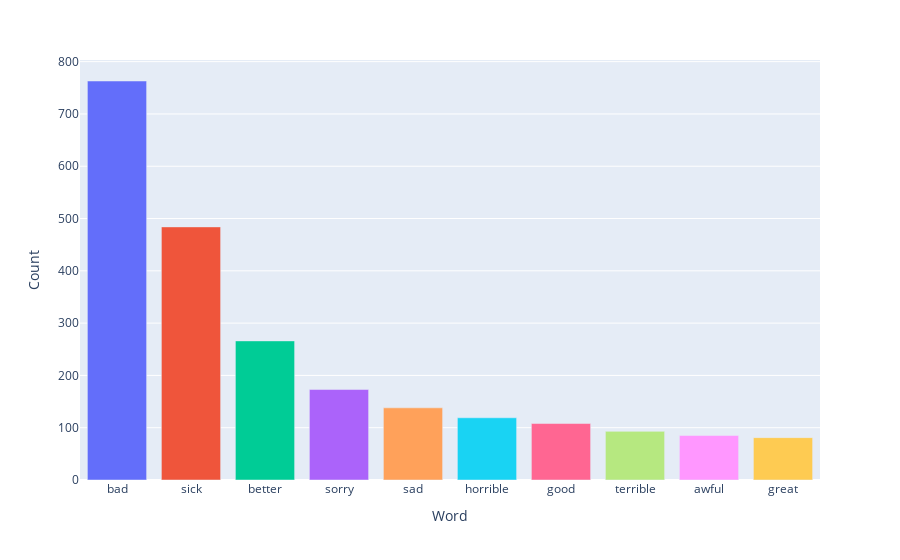

Notebook code cell kept with this figure:
### Code cell
fig = px.bar(
    data_frame = i_feel_counts.iloc[:10],
    x = 'Word',
    y = 'Count',
    color = 'Word'
)
fig.update_layout(showlegend=False)
fig.show()

### Figure 1 — Plotly figure (JSON) as saved in the notebook; plotly's stock layout.template omitted (floating-point values rounded to 4 significant figures)
{"data": [{"hovertemplate": "Word=%{x}<br>Count=%{y}<extra></extra>", "legendgroup": "bad", "marker": {"color": "#636efa", "pattern": {"shape": ""}}, "name": "bad", "orientation": "v", "showlegend": true, "textposition": "auto", "type": "bar", "x": ["bad"], "xaxis": "x", "y": [763], "yaxis": "y"}, {"hovertemplate": "Word=%{x}<br>Count=%{y}<extra></extra>", "legendgroup": "sick", "marker": {"color": "#EF553B", "pattern": {"shape": ""}}, "name": "sick", "orientation": "v", "showlegend": true, "textposition": "auto", "type": "bar", "x": ["sick"], "xaxis": "x", "y": [484], "yaxis": "y"}, {"hovertemplate": "Word=%{x}<br>Count=%{y}<extra></extra>", "legendgroup": "better", "marker": {"color": "#00cc96", "pattern": {"shape": ""}}, "name": "better", "orientation": "v", "showlegend": true, "textposition": "auto", "type": "bar", "x": ["better"], "xaxis": "x", "y": [266], "yaxis": "y"}, {"hovertemplate": "Word=%{x}<br>Count=%{y}<extra></extra>", "legendgroup": "sorry", "marker": {"color": "#ab63fa", "pattern": {"shape": ""}}, "name": "sorry", "orientation": "v", "showlegend": true, "textposition": "auto", "type": "bar", "x": ["sorry"], "xaxis": "x", "y": [173], "yaxis": "y"}, {"hovertemplate": "Word=%{x}<br>Count=%{y}<extra></extra>", "legendgroup": "sad", "marker": {"color": "#FFA15A", "pattern": {"shape": ""}}, "name": "sad", "orientation": "v", "showlegend": true, "textposition": "auto", "type": "bar", "x": ["sad"], "xaxis": "x", "y": [138], "yaxis": "y"}, {"hovertemplate": "Word=%{x}<br>Count=%{y}<extra></extra>", "legendgroup": "horrible", "marker": {"color": "#19d3f3", "pattern": {"shape": ""}}, "name": "horrible", "orientation": "v", "showlegend": true, "textposition": "auto", "type": "bar", "x": ["horrible"], "xaxis": "x", "y": [119], "yaxis": "y"}, {"hovertemplate": "Word=%{x}<br>Count=%{y}<extra></extra>", "legendgroup": "good", "marker": {"color": "#FF6692", "pattern": {"shape": ""}}, "name": "good", "orientation": "v", "showlegend": true, "textposition": "auto", "type": "bar", "x": ["good"], "xaxis": "x", "y": [108], "yaxis": "y"}, {"hovertemplate": "Word=%{x}<br>Count=%{y}<extra></extra>", "legendgroup": "terrible", "marker": {"color": "#B6E880", "pattern": {"shape": ""}}, "name": "terrible", "orientation": "v", "showlegend": true, "textposition": "auto", "type": "bar", "x": ["terrible"], "xaxis": "x", "y": [93], "yaxis": "y"}, {"hovertemplate": "Word=%{x}<br>Count=%{y}<extra></extra>", "legendgroup": "awful", "marker": {"color": "#FF97FF", "pattern": {"shape": ""}}, "name": "awful", "orientation": "v", "showlegend": true, "textposition": "auto", "type": "bar", "x": ["awful"], "xaxis": "x", "y": [85], "yaxis": "y"}, {"hovertemplate": "Word=%{x}<br>Count=%{y}<extra></extra>", "legendgroup": "great", "marker": {"color": "#FECB52", "pattern": {"shape": ""}}, "name": "great", "orientation": "v", "showlegend": true, "textposition": "auto", "type": "bar", "x": ["great"], "xaxis": "x", "y": [81], "yaxis": "y"}], "layout": {"barmode": "relative", "legend": {"title": {"text": "Word"}, "tracegroupgap": 0}, "margin": {"t": 60}, "showlegend": false, "xaxis": {"anchor": "y", "categoryarray": ["bad", "sick", "better", "sorry", "sad", "horrible", "good", "terrible", "awful", "great"], "categoryorder": "array", "domain": [0, 1], "title": {"text": "Word"}}, "yaxis": {"anchor": "x", "domain": [0, 1], "title": {"text": "Count"}}}}
